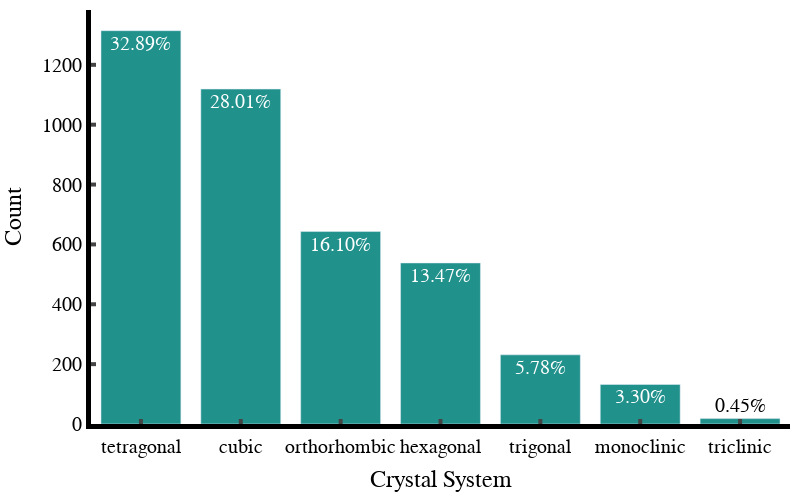

The cell this chart's notebook holds for it:
### Markdown cell above
I did not expect the categorised crystal system to have a lowered correlation to tc after taking cuperates away, its probably important to also include categorising the family type and including it as a property

### Code cell
crystal_system_counts = df_MP_non_zero["crystal_system"].value_counts()
precentages = (df_MP_non_zero["crystal_system"].value_counts()/len(df_MP_non_zero))*100
# Create a bar plot
data = [go.Bar(x=crystal_system_counts.index,
               y=crystal_system_counts.values,
               text= [f'{x:.2f}%' for x in precentages],
               textposition='auto',
               marker = dict(color='rgb(33, 145, 140)'))]

# Create the layout
layout = go.Layout(xaxis=dict(title="Crystal System", showline=True, linewidth=5, linecolor='black',
                              ticks='inside', tickwidth=4, ticklen=5),
                   yaxis=dict(title="Count", showline=True, linewidth=5, linecolor='black',
                              ticks='inside', tickwidth=4, ticklen=5), 
                   width=800,
                   height=500,
                   plot_bgcolor='white',
                   paper_bgcolor='white', 
                   font=dict(family='Helvetica', size=20, color='black'),
                   margin=dict(l=10, r=10, b=10, t=10))

# Create the figure
fig = go.Figure(data=data, layout=layout)

# Show the figure
fig.show()

### Figure 1 — Plotly figure (JSON) as saved in the notebook; plotly's stock layout.template omitted (floating-point values rounded to 4 significant figures)
{"data": [{"marker": {"color": "rgb(33, 145, 140)"}, "text": ["32.89%", "28.01%", "16.10%", "13.47%", "5.78%", "3.30%", "0.45%"], "textposition": "auto", "type": "bar", "x": ["tetragonal", "cubic", "orthorhombic", "hexagonal", "trigonal", "monoclinic", "triclinic"], "y": [1314, 1119, 643, 538, 231, 132, 18]}], "layout": {"font": {"color": "black", "family": "Helvetica", "size": 20}, "height": 500, "margin": {"b": 10, "l": 10, "r": 10, "t": 10}, "paper_bgcolor": "white", "plot_bgcolor": "white", "width": 800, "xaxis": {"linecolor": "black", "linewidth": 5, "showline": true, "ticklen": 5, "ticks": "inside", "tickwidth": 4, "title": {"text": "Crystal System"}}, "yaxis": {"linecolor": "black", "linewidth": 5, "showline": true, "ticklen": 5, "ticks": "inside", "tickwidth": 4, "title": {"text": "Count"}}}}
